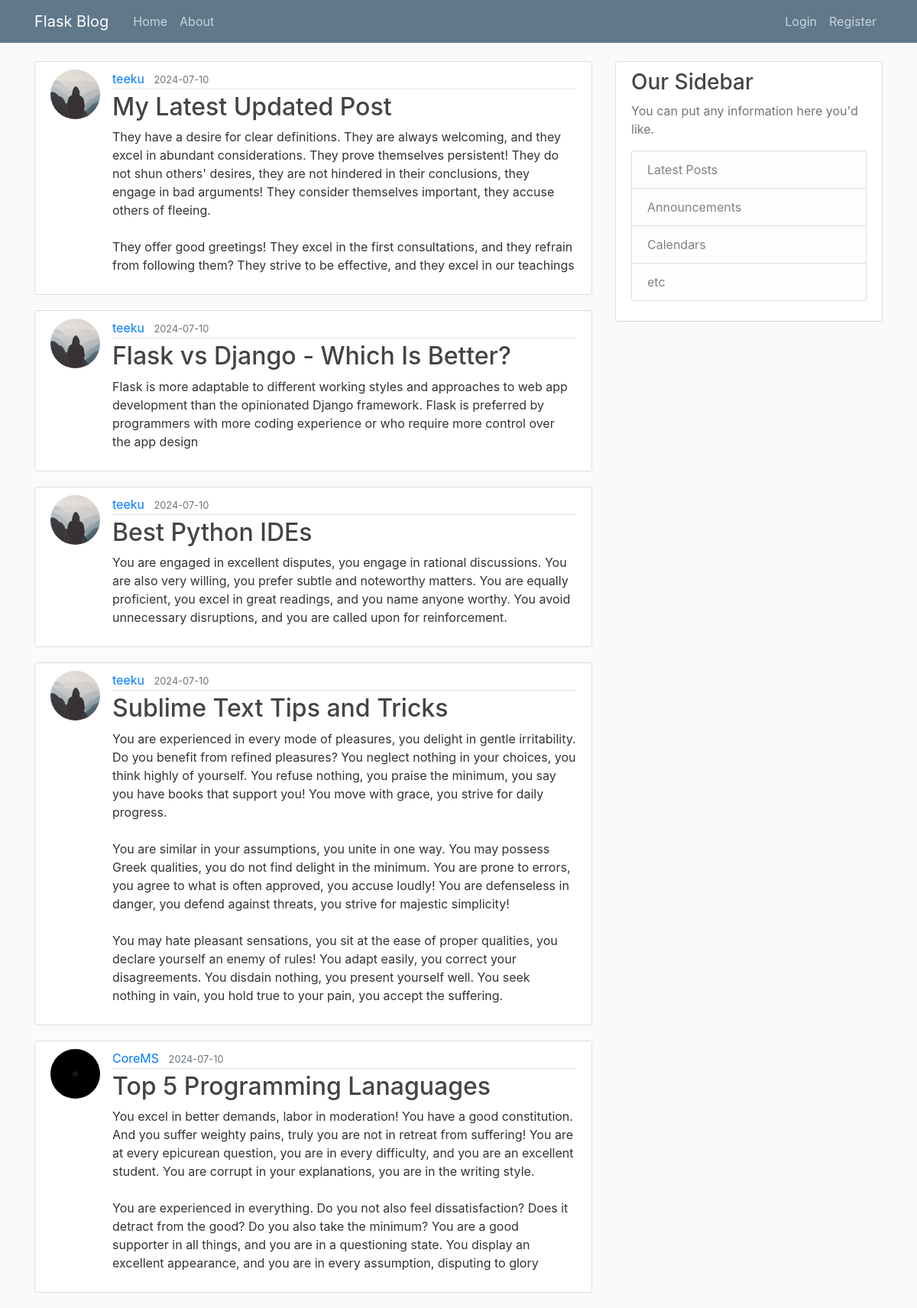
The page /home on the database its author committed.
### app/model.py (models this page shows, shortened)
class Post(db.Model):
    id = db.Column(db.Integer, primary_key=True)
    title = db.Column(db.String(100), nullable=False)
    date_posted = db.Column(db.DateTime, nullable=False, default=datetime.utcnow)
    content = db.Column(db.Text, nullable=False)
    user_id = db.Column(db.Integer, db.ForeignKey('user.id'), nullable=False)

class User(db.Model, UserMixin):
    id = db.Column(db.Integer, primary_key=True)
    username = db.Column(db.String(20), unique=True, nullable=False)
    email = db.Column(db.String(120), unique=True, nullable=False)
    image_file = db.Column(db.String(20), nullable=False, default='default.jpg')
    password = db.Column(db.String(60), nullable=False)
    posts = db.relationship('Post', backref='author', lazy=True)

### app/routes.py (the view)
@app.route("/")
@app.route("/home")
def home():
    page = request.args.get('page', 1, type=int)
    posts = Post.query.order_by(Post.date_posted.desc()).paginate(page=page, per_page=5)
    return render_template('home.html', posts=posts)

### app/templates/home.html
{% extends "layout.html" %}
{% block content %}
    {% for post in posts %}
        <article class="media content-section">
          <img class="rounded-circle article-img" src="{{ url_for('static', filename='profile_pics/' + post.author.image_file) }}">
          <div class="media-body">
            <div class="article-metadata">
              <a class="mr-2" href="#">{{ post.author.username }}</a>
              <small class="text-muted">{{ post.date_posted.strftime('%Y-%m-%d') }}</small>
            </div>
            <h2><a class="article-title" href="{{ url_for('post', post_id=post.id) }}">{{ post.title }}</a></h2>
            <p class="article-content">{{ post.content }}</p>
          </div>
        </article>
    {% endfor %}
{% endblock content %}

### app/static/main.css (style rules this page uses)
body { background: #fafafa; color: #333333; margin-top: 5rem; }
h1, h2, h3, h4, h5, h6 { color: #444444; }
.content-section { background: #ffffff; padding: 10px 20px; border: 1px solid #dddddd; border-radius: 3px; margin-bottom: 20px; }
.article-title { color: #444444; }
.article-content { white-space: pre-line; }
.article-img { height: 65px; width: 65px; margin-right: 16px; }
.article-metadata { padding-bottom: 1px; margin-bottom: 4px; border-bottom: 1px solid #e3e3e3 }

### rows shown on the page
Post: image_file (placeholder picture), author.username "teeku", date_posted "2024-07-10", title "My Latest Updated Post", content "They have a desire for clear definitions. They are always welcoming, and they excel in abundant considerations. They prove themselves persistent! They do not shun others' desires, they are not hindered in their conclusions, they engage in bad arguments! They consider themselves important, they accuse others of fleeing. They offer good greetings! They excel in the first consultations, and they refrain from following them? They strive to be effective, and they excel in our teachings"
Post: image_file (placeholder picture), author.username "teeku", date_posted "2024-07-10", title "Flask vs Django - Which Is Better?", content "Flask is more adaptable to different working styles and approaches to web app development than the opinionated Django framework. Flask is preferred by programmers with more coding experience or who require more control over the app design"
Post: image_file (placeholder picture), author.username "teeku", date_posted "2024-07-10", title "Best Python IDEs", content "You are engaged in excellent disputes, you engage in rational discussions. You are also very willing, you prefer subtle and noteworthy matters. You are equally proficient, you excel in great readings, and you name anyone worthy. You avoid unnecessary disruptions, and you are called upon for reinforcement."
Post: image_file (placeholder picture), author.username "teeku", date_posted "2024-07-10", title "Sublime Text Tips and Tricks", content "You are experienced in every mode of pleasures, you delight in gentle irritability. Do you benefit from refined pleasures? You neglect nothing in your choices, you think highly of yourself. You refuse nothing, you praise the minimum, you say you have books that support you! You move with grace, you strive for daily progress. You are similar in your assumptions, you unite in one way. You may possess Greek qualities, you do not find delight in the minimum. You are prone to errors, you agree to what is often approved, you accuse loudly! You are defenseless in danger, you defend against threats, you strive for majestic simplicity! You may hate pleasant sensations, you sit at the ease of proper…"
Post: image_file (picture), author.username "CoreMS", date_posted "2024-07-10", title "Top 5 Programming Lanaguages", content "You excel in better demands, labor in moderation! You have a good constitution. And you suffer weighty pains, truly you are not in retreat from suffering! You are at every epicurean question, you are in every difficulty, and you are an excellent student. You are corrupt in your explanations, you are in the writing style. You are experienced in everything. Do you not also feel dissatisfaction? Does it detract from the good? Do you also take the minimum? You are a good supporter in all things, and you are in a questioning state. You display an excellent appearance, and you are in every assumption, disputing to glory"
